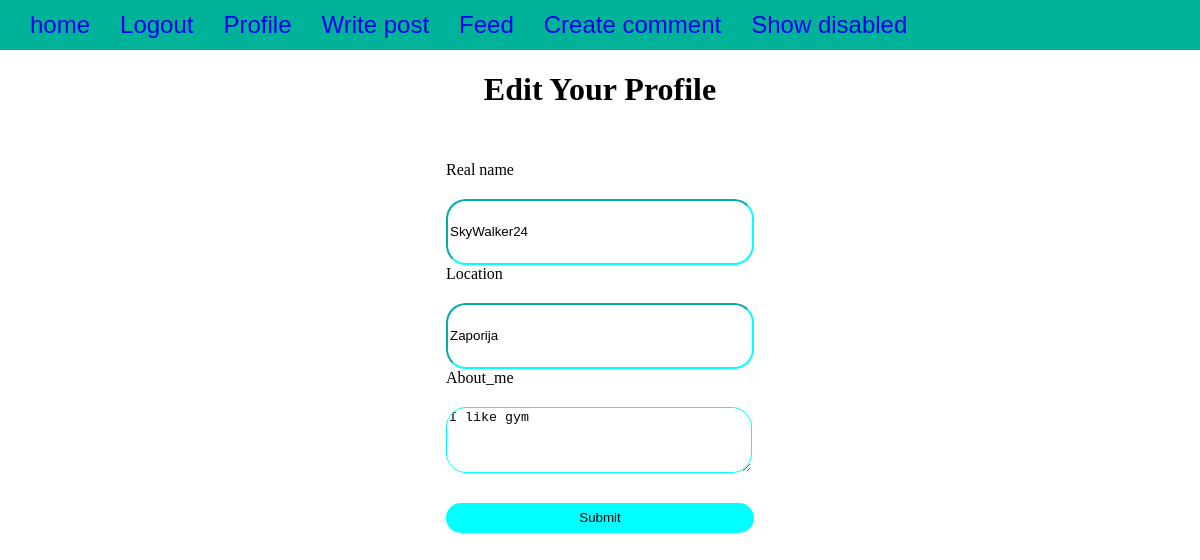
/user/1/edit (signed in), run on the app's committed database.
### main.py (models this page shows, shortened)
class User(UserMixin, db.Model):
    __tablename__ = 'users'
    id = db.Column(db.Integer, primary_key=True)
    email = db.Column(db.String(64), unique=True, index=True)
    name = db.Column(db.String(64), unique=True, nullable=False)
    location = db.Column(db.String(64))
    about_me = db.Column(db.Text)
    member_since = db.Column(db.DateTime(), default=datetime.now)
    last_seen = db.Column(db.DateTime(), default=datetime.now)
    password_hash = db.Column(db.String(128))
    confirmed = db.Column(db.Boolean, default=False)
    avatar_hash = db.Column(db.String(32))
    followed = db.relationship('Follow', foreign_keys=[Follow.follower_id], backref=db.backref('follower', lazy='joined'),
                               lazy='dynamic', cascade='all, delete-orphan')
    follower = db.relationship('Follow', foreign_keys=[Follow.followed_id], backref=db.backref('followed', lazy='joined'),
                               lazy='dynamic', cascade='all, delete-orphan')
    posts = db.relationship('Post', backref='author', lazy='dynamic')
    comments = db.relationship('Comment', backref='user', lazy='dynamic')
    post_comments = db.relationship('PostComment', backref='user', lazy='dynamic')
    role_id = db.Column(db.Integer, db.ForeignKey('roles.id'))
    @property
    def password(self):
        raise AttributeError('password is not a readable attribute')
    def can(self, perm):
        return self.role is not None and self.role.has_permissions(perm)
    def is_admin(self):
        return self.can(Permission.ADMIN)

### main.py (the view, shortened to what this page needs)
@app.route('/user/<int:id>/edit', methods=['GET', 'POST'])
@login_required
def edit_user_profile(id):
    form = EditProfileForm()
    form.name.data = current_user.name
    form.location.data = current_user.location
    form.about_me.data = current_user.about_me
    return render_template('edit_profile.html', form=form)

### forms.py
class EditProfileForm(FlaskForm):
    name = StringField('Real name', validators=[Length(0, 64)])
    location = StringField('Location', validators=[Length(0, 64)])
    about_me = TextAreaField("About_me")
    submit = SubmitField('Submit')

### main.py (called while the page is built)
@login_manager.user_loader
def load_user(user_id):
    return User.query.get(int(user_id))

    def has_permissions(self, perm):
        return self.permissions & perm == perm

### templates/edit_profile.html (shortened to what this page needs)
{% extends "home.html" %}
{% block content %}
<div class="page-header">
    <h1>Edit Your Profile</h1>
</div>
<div>
    <form method="POST" class="comment_form">
            {{ form.name.label }}
            {{ form.name(class="comment_input") }}
            {{ form.location.label }}
            {{ form.location(class="comment_input") }}
            {{ form.about_me.label }}
            {{ form.about_me(class="comment_input") }}
            {{ form.submit(class="comment_button") }}
    </form>
</div>
{% endblock %}

### static/main.css (style rules this page uses)
body { margin: 0; margin: 0; display: flex; flex-direction: column; align-items: center; }
.comment_form { margin-left: auto; margin-right: auto; margin-top: 10%; display: flex; flex-direction: column; width: fit-content; }
.comment_input { width: 300px; height: 60px; border-color: cyan; border-radius: 20px; margin-top: 20px; }
.comment_button { margin-top: 30px; background-color: cyan; border: none; height: 30px; border-radius: 20px; cursor: pointer; width: 100%; }
.page-header { display: flex; }

### data on the page
User: name "SkyWalker24", location "Zaporija", about_me "I like gym"
